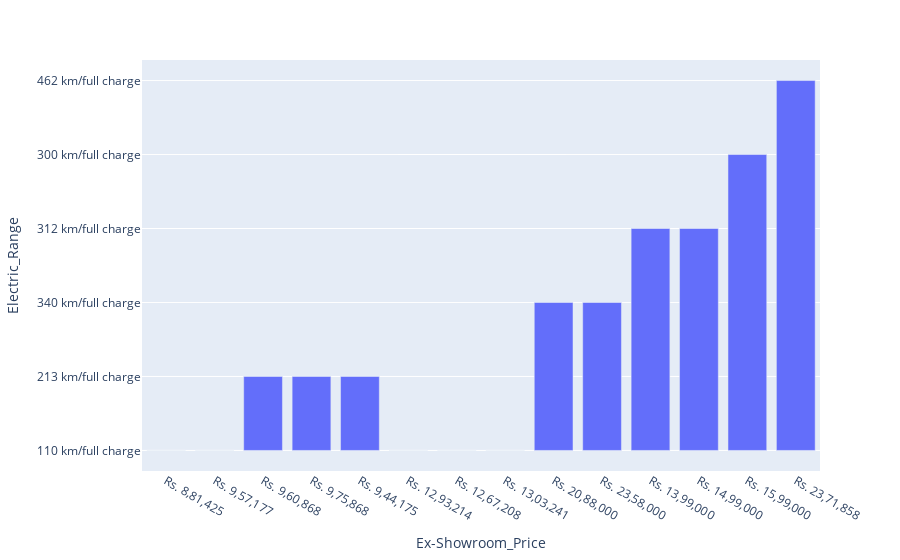

Here is the notebook cell this chart was saved with:
### Code cell
import plotly.express as px

fig = px.bar(Electric, x='Ex-Showroom_Price', y='Electric_Range')
fig.show()

### Figure 1 — Plotly figure (JSON) as saved in the notebook; plotly's stock layout.template omitted (floating-point values rounded to 4 significant figures)
{"data": [{"alignmentgroup": "True", "hovertemplate": "Ex-Showroom_Price=%{x}<br>Electric_Range=%{y}<extra></extra>", "legendgroup": "", "marker": {"color": "#636efa", "pattern": {"shape": ""}}, "name": "", "offsetgroup": "", "orientation": "v", "showlegend": false, "textposition": "auto", "type": "bar", "x": ["Rs. 8,81,425", "Rs. 9,57,177", "Rs. 9,60,868", "Rs. 9,75,868", "Rs. 9,44,175", "Rs. 12,93,214", "Rs. 12,67,208", "Rs. 13,03,241", "Rs. 20,88,000", "Rs. 23,58,000", "Rs. 13,99,000", "Rs. 14,99,000", "Rs. 15,99,000", "Rs. 23,71,858"], "xaxis": "x", "y": ["110 km/full charge", "110 km/full charge", "213 km/full charge", "213 km/full charge", "213 km/full charge", "110 km/full charge", "110 km/full charge", "110 km/full charge", "340 km/full charge", "340 km/full charge", "312 km/full charge", "312 km/full charge", "300 km/full charge", "462 km/full charge"], "yaxis": "y"}], "layout": {"barmode": "relative", "legend": {"tracegroupgap": 0}, "margin": {"t": 60}, "xaxis": {"anchor": "y", "domain": [0, 1], "title": {"text": "Ex-Showroom_Price"}}, "yaxis": {"anchor": "x", "domain": [0, 1], "title": {"text": "Electric_Range"}}}}
